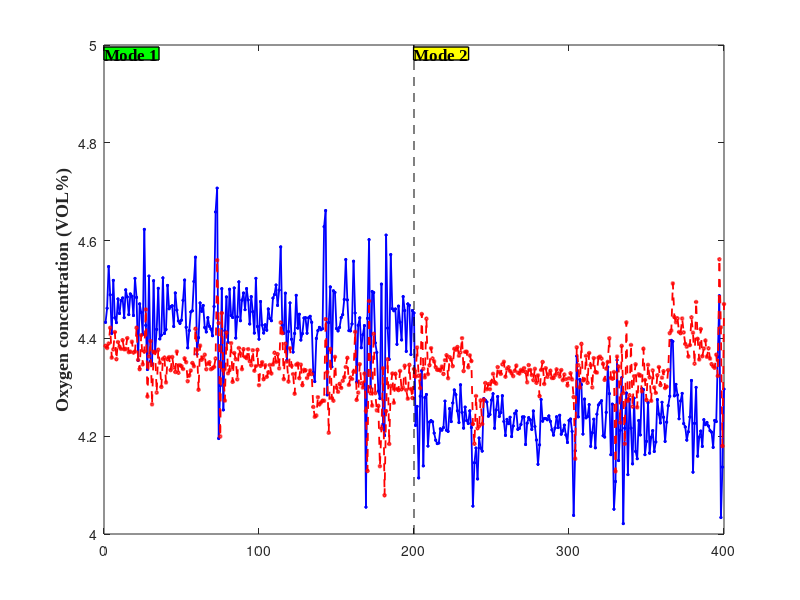
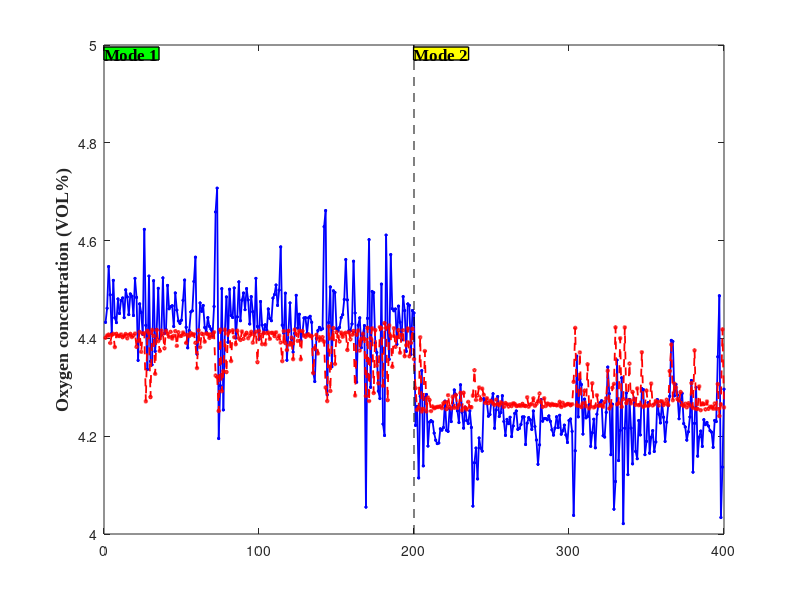
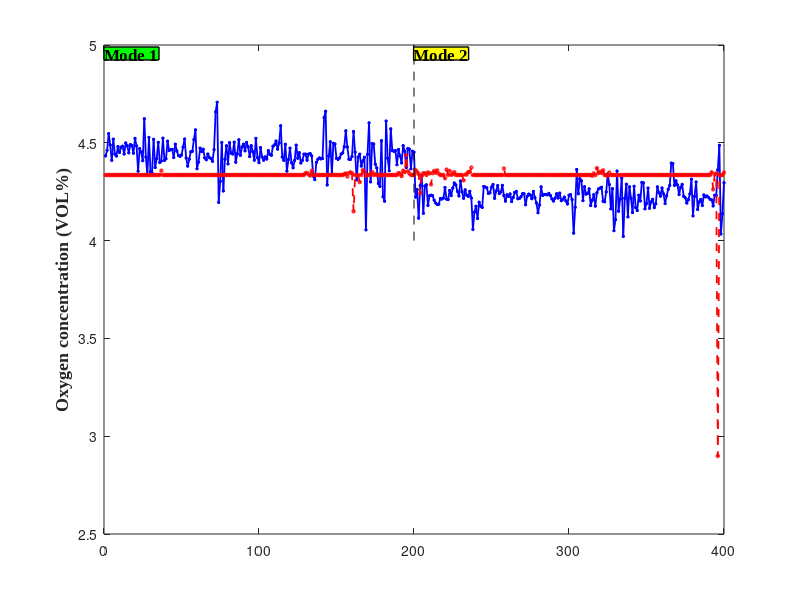
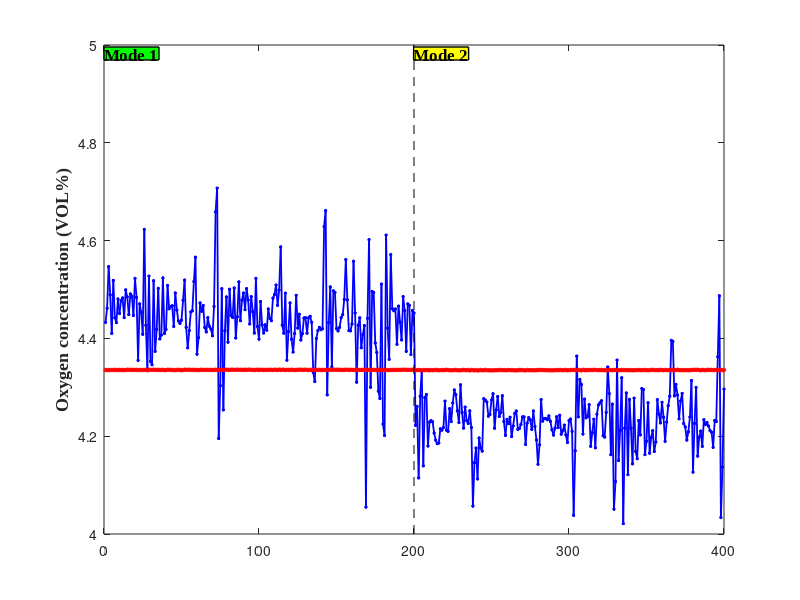

The MATLAB source for these figures, in order:
clc;clear;
load res11.mat

nn = 12;
figure(1)
plot(Res_raw_Y(1,:),'b*-','LineWidth', 1.3, 'MarkerSize', 2); hold on
plot(Res_raw_mppcr(1,:),'ro--','LineWidth', 1.3, 'MarkerSize', 2);hold on
plot([200,200],[4,5],'k--');
annotation('textbox',[0.13,0.9,0.4,0.06],'BackgroundColor', 'g','LineStyle','-','LineWidth',1,...
     'String', 'Mode 1','HorizontalAlignment','center','VerticalAlignment','middle',...
     'FontName', 'times new Roman', 'FontSize', nn,'fontweight','b');  % [0.13,0.865,0.39,0.08] = [x_begin y_begin length height]
annotation('textbox',[0.517,0.9,0.388,0.06],'BackgroundColor', 'y','LineStyle','-','LineWidth',1,...
     'String', 'Mode 2','HorizontalAlignment','center','VerticalAlignment','middle',...
     'FontName', 'times new Roman', 'FontSize', nn,'fontweight','b');
ylabel('Oxygen concentration (VOL%)','fontsize',13,'Fontname','times new Roman','fontweight','b');

figure(2)
plot(Res_raw_Y(1,:),'b*-','LineWidth', 1.3, 'MarkerSize', 2); hold on
plot(Res_raw_rbppcr(1,:),'ro--','LineWidth', 1.3, 'MarkerSize', 2);hold on
plot([200,200],[4,5],'k--');
annotation('textbox',[0.13,0.9,0.4,0.06],'BackgroundColor', 'g','LineStyle','-','LineWidth',1,...
     'String', 'Mode 1','HorizontalAlignment','center','VerticalAlignment','middle',...
     'FontName', 'times new Roman', 'FontSize', nn,'fontweight','b');  % [0.13,0.865,0.39,0.08] = [x_begin y_begin length height]
annotation('textbox',[0.517,0.9,0.388,0.06],'BackgroundColor', 'y','LineStyle','-','LineWidth',1,...
     'String', 'Mode 2','HorizontalAlignment','center','VerticalAlignment','middle',...
     'FontName', 'times new Roman', 'FontSize', nn,'fontweight','b');
ylabel('Oxygen concentration (VOL%)','fontsize',13,'Fontname','times new Roman','fontweight','b');

figure(3)
plot(Res_raw_Y(1,:),'b*-','LineWidth', 1.3, 'MarkerSize', 2); hold on
plot(Res_raw_gmm(1,:),'ro--','LineWidth', 1.3, 'MarkerSize', 2); hold on
plot([200,200],[4,5],'k--');
annotation('textbox',[0.13,0.9,0.4,0.06],'BackgroundColor', 'g','LineStyle','-','LineWidth',1,...
     'String', 'Mode 1','HorizontalAlignment','center','VerticalAlignment','middle',...
     'FontName', 'times new Roman', 'FontSize', nn,'fontweight','b');  % [0.13,0.865,0.39,0.08] = [x_begin y_begin length height]
annotation('textbox',[0.517,0.9,0.388,0.06],'BackgroundColor', 'y','LineStyle','-','LineWidth',1,...
     'String', 'Mode 2','HorizontalAlignment','center','VerticalAlignment','middle',...
     'FontName', 'times new Roman', 'FontSize', nn,'fontweight','b');
ylabel('Oxygen concentration (VOL%)','fontsize',13,'Fontname','times new Roman','fontweight','b');

figure(4)
plot(Res_raw_Y(1,:),'b*-','LineWidth', 1.3, 'MarkerSize', 2); hold on
plot(Res_raw_MixPLS(1,:),'ro--','LineWidth', 1.3, 'MarkerSize', 2);hold on
plot([200,200],[4,5],'k--');
annotation('textbox',[0.13,0.9,0.4,0.06],'BackgroundColor', 'g','LineStyle','-','LineWidth',1,...
     'String', 'Mode 1','HorizontalAlignment','center','VerticalAlignment','middle',...
     'FontName', 'times new Roman', 'FontSize', nn,'fontweight','b');  % [0.13,0.865,0.39,0.08] = [x_begin y_begin length height]
annotation('textbox',[0.517,0.9,0.388,0.06],'BackgroundColor', 'y','LineStyle','-','LineWidth',1,...
     'String', 'Mode 2','HorizontalAlignment','center','VerticalAlignment','middle',...
     'FontName', 'times new Roman', 'FontSize', nn,'fontweight','b');
ylabel('Oxygen concentration (VOL%)','fontsize',13,'Fontname','times new Roman','fontweight','b');


figure(5)
plot(Res_raw_Y(2,:),'b*-','LineWidth', 1.3, 'MarkerSize', 2); hold on
plot(Res_raw_mppcr(2,:),'ro--','LineWidth', 1.3, 'MarkerSize', 2);hold on
plot([200,200],[1,5.5],'k--');
annotation('textbox',[0.13,0.9,0.4,0.06],'BackgroundColor', 'g','LineStyle','-','LineWidth',1,...
     'String', 'Mode 1','HorizontalAlignment','center','VerticalAlignment','middle',...
     'FontName', 'times new Roman', 'FontSize', nn,'fontweight','b');  % [0.13,0.865,0.39,0.08] = [x_begin y_begin length height]
annotation('textbox',[0.517,0.9,0.388,0.06],'BackgroundColor', 'y','LineStyle','-','LineWidth',1,...
     'String', 'Mode 2','HorizontalAlignment','center','VerticalAlignment','middle',...
     'FontName', 'times new Roman', 'FontSize', nn,'fontweight','b');
ylabel('CO concentration (VOL%)','fontsize',13,'Fontname','times new Roman','fontweight','b');


figure(6)
plot(Res_raw_Y(2,:),'b*-','LineWidth', 1.3, 'MarkerSize', 2); hold on
plot(Res_raw_rbppcr(2,:),'ro--','LineWidth', 1.3, 'MarkerSize', 2);hold on
plot([200,200],[1,5.5],'k--');
annotation('textbox',[0.13,0.9,0.4,0.06],'BackgroundColor', 'g','LineStyle','-','LineWidth',1,...
     'String', 'Mode 1','HorizontalAlignment','center','VerticalAlignment','middle',...
     'FontName', 'times new Roman', 'FontSize', nn,'fontweight','b');  % [0.13,0.865,0.39,0.08] = [x_begin y_begin length height]
annotation('textbox',[0.517,0.9,0.388,0.06],'BackgroundColor', 'y','LineStyle','-','LineWidth',1,...
     'String', 'Mode 2','HorizontalAlignment','center','VerticalAlignment','middle',...
     'FontName', 'times new Roman', 'FontSize', nn,'fontweight','b');
ylabel('CO concentration (VOL%)','fontsize',13,'Fontname','times new Roman','fontweight','b');


figure(7)
plot(Res_raw_Y(2,:),'b*-','LineWidth', 1.3, 'MarkerSize', 2); hold on
plot(Res_raw_gmm(2,:),'ro--','LineWidth', 1.3, 'MarkerSize', 2);hold on
plot([200,200],[1,5.5],'k--');
annotation('textbox',[0.13,0.9,0.4,0.06],'BackgroundColor', 'g','LineStyle','-','LineWidth',1,...
     'String', 'Mode 1','HorizontalAlignment','center','VerticalAlignment','middle',...
     'FontName', 'times new Roman', 'FontSize', nn,'fontweight','b');  % [0.13,0.865,0.39,0.08] = [x_begin y_begin length height]
annotation('textbox',[0.517,0.9,0.388,0.06],'BackgroundColor', 'y','LineStyle','-','LineWidth',1,...
     'String', 'Mode 2','HorizontalAlignment','center','VerticalAlignment','middle',...
     'FontName', 'times new Roman', 'FontSize', nn,'fontweight','b');
ylabel('CO concentration (VOL%)','fontsize',13,'Fontname','times new Roman','fontweight','b');

figure(8)
plot(Res_raw_Y(2,:),'b*-','LineWidth', 1.3, 'MarkerSize', 2); hold on
plot(Res_raw_MixPLS(2,:),'ro--','LineWidth', 1.3, 'MarkerSize', 2);hold on
plot([200,200],[1,5.5],'k--');
annotation('textbox',[0.13,0.9,0.4,0.06],'BackgroundColor', 'g','LineStyle','-','LineWidth',1,...
     'String', 'Mode 1','HorizontalAlignment','center','VerticalAlignment','middle',...
     'FontName', 'times new Roman', 'FontSize', nn,'fontweight','b');  % [0.13,0.865,0.39,0.08] = [x_begin y_begin length height]
annotation('textbox',[0.517,0.9,0.388,0.06],'BackgroundColor', 'y','LineStyle','-','LineWidth',1,...
     'String', 'Mode 2','HorizontalAlignment','center','VerticalAlignment','middle',...
     'FontName', 'times new Roman', 'FontSize', nn,'fontweight','b');
ylabel('CO concentration (VOL%)','fontsize',13,'Fontname','times new Roman','fontweight','b');





